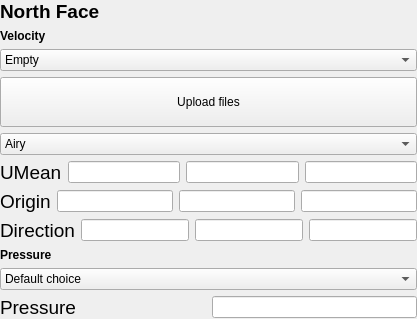
             <widget class="QWidget" name="Pg1_HB_North">
              <layout class="QVBoxLayout" name="verticalLayout_33">
               <property name="leftMargin">
                <number>0</number>
               </property>
               <property name="topMargin">
                <number>0</number>
               </property>
               <property name="rightMargin">
                <number>0</number>
               </property>
               <property name="bottomMargin">
                <number>0</number>
               </property>
               <item>
                <widget class="QLabel" name="Lbl_HB_North">
                 <property name="font">
                  <font>
                   <pointsize>14</pointsize>
                   <weight>75</weight>
                   <bold>true</bold>
                  </font>
                 </property>
                 <property name="text">
                  <string>&lt;html&gt;&lt;head/&gt;&lt;body&gt;&lt;p&gt;North Face&lt;/p&gt;&lt;/body&gt;&lt;/html&gt;</string>
                 </property>
                </widget>
               </item>
               <item>
                <widget class="QLabel" name="Lbl_HB_NorthVelBC">
                 <property name="font">
                  <font>
                   <weight>75</weight>
                   <bold>true</bold>
                  </font>
                 </property>
                 <property name="text">
                  <string>Velocity</string>
                 </property>
                </widget>
               </item>
               <item>
                <widget class="QComboBox" name="Cmb_HB_NorthVelBC">
                 <item>
                  <property name="text">
                   <string>Empty</string>
                  </property>
                 </item>
                 <item>
                  <property name="text">
                   <string>Inlet: Constant velocity</string>
                  </property>
                 </item>
                 <item>
                  <property name="text">
                   <string>Inlet: Wave input</string>
                  </property>
                 </item>
                 <item>
                  <property name="text">
                   <string>Inlet: Time-varying uniform velocity</string>
                  </property>
                 </item>
                 <item>
                  <property name="text">
                   <string>Inlet: Time-varying non-uniform velocity</string>
                  </property>
                 </item>
                 <item>
                  <property name="text">
                   <string>Outlet: Phase-mean velocity</string>
                  </property>
                 </item>
                 <item>
                  <property name="text">
                   <string>Outlet: flowRateOutletVelocity</string>
                  </property>
                 </item>
                 <item>
                  <property name="text">
                   <string>Outlet: inletOutlet</string>
                  </property>
                 </item>
                 <item>
                  <property name="text">
                   <string>Wall: noSlip</string>
                  </property>
                 </item>
                </widget>
               </item>
               <item>
                <widget class="QPushButton" name="Btn_HB_NorthUploadFile">
                 <property name="text">
                  <string>
Upload files
</string>
                 </property>
                </widget>
               </item>
               <item>
                <widget class="QComboBox" name="Cmb_HB_NorthWaveType">
                 <item>
                  <property name="text">
                   <string>Airy</string>
                  </property>
                 </item>
                 <item>
                  <property name="text">
                   <string>Stokes2</string>
                  </property>
                 </item>
                 <item>
                  <property name="text">
                   <string>Stokes5</string>
                  </property>
                 </item>
                 <item>
                  <property name="text">
                   <string>Solitary</string>
                  </property>
                 </item>
                 <item>
                  <property name="text">
                   <string>Custom</string>
                  </property>
                 </item>
                </widget>
               </item>
               <item>
                <layout class="QHBoxLayout" name="HLY_HB_NorthU">
                 <item>
                  <widget class="QLabel" name="Lbl_HB_NorthU">
                   <property name="font">
                    <font>
                     <pointsize>14</pointsize>
                    </font>
                   </property>
                   <property name="text">
                    <string>UMean</string>
                   </property>
                  </widget>
                 </item>
                 <item>
                  <widget class="QLineEdit" name="Led_HB_NorthUx"/>
                 </item>
                 <item>
                  <widget class="QLineEdit" name="Led_HB_Northy"/>
                 </item>
                 <item>
                  <widget class="QLineEdit" name="Led_HB_NorthUz"/>
                 </item>
                </layout>
               </item>
               <item>
                <layout class="QHBoxLayout" name="HLY_HB_NorthOrigin">
                 <item>
                  <widget class="QLabel" name="Lbl_HB_NorthOrigin">
                   <property name="font">
                    <font>
                     <pointsize>14</pointsize>
                    </font>
                   </property>
                   <property name="text">
                    <string>Origin</string>
                   </property>
                  </widget>
                 </item>
                 <item>
                  <widget class="QLineEdit" name="Led_HB_NorthOriginX"/>
                 </item>
                 <item>
                  <widget class="QLineEdit" name="Led_HB_NorthOriginY"/>
                 </item>
                 <item>
                  <widget class="QLineEdit" name="Led_HB_NorthOriginZ"/>
                 </item>
                </layout>
               </item>
               <item>
                <layout class="QHBoxLayout" name="HLY_HB_NorthVec">
                 <item>
                  <widget class="QLabel" name="Lbl_HB_NorthVec">
                   <property name="font">
                    <font>
                     <pointsize>14</pointsize>
                    </font>
                   </property>
                   <property name="text">
                    <string>Direction</string>
                   </property>
                  </widget>
                 </item>
                 <item>
                  <widget class="QLineEdit" name="Led_HB_NorthVecX"/>
                 </item>
                 <item>
                  <widget class="QLineEdit" name="Led_HB_NorthVecY"/>
                 </item>
                 <item>
                  <widget class="QLineEdit" name="Led_HB_NorthVecZ"/>
                 </item>
                </layout>
               </item>
               <item>
                <widget class="QLabel" name="Lbl_HB_NorthPresBC">
                 <property name="font">
                  <font>
                   <weight>75</weight>
                   <bold>true</bold>
                  </font>
                 </property>
                 <property name="text">
                  <string>Pressure</string>
                 </property>
                </widget>
               </item>
               <item>
                <widget class="QComboBox" name="Cmb_HB_NorthPresBC">
                 <item>
                  <property name="text">
                   <string>Default choice</string>
                  </property>
                 </item>
                 <item>
                  <property name="text">
                   <string>Inlet / Outlet / Wall: Zero gradient</string>
                  </property>
                 </item>
                 <item>
                  <property name="text">
                   <string>Inlet: Calculated pressure</string>
                  </property>
                 </item>
                 <item>
                  <property name="text">
                   <string>Outlet: Total pressure</string>
                  </property>
                 </item>
                 <item>
                  <property name="text">
                   <string>Wall: Fixed flux</string>
                  </property>
                 </item>
                </widget>
               </item>
               <item>
                <layout class="QHBoxLayout" name="HLY_HB_NorthPres" stretch="1,1">
                 <item>
                  <widget class="QLabel" name="Lbl_HB_NorthPres">
                   <property name="font">
                    <font>
                     <pointsize>14</pointsize>
                    </font>
                   </property>
                   <property name="text">
                    <string>Pressure</string>
                   </property>
                  </widget>
                 </item>
                 <item>
                  <widget class="QLineEdit" name="Led_HB_NorthPres"/>
                 </item>
                </layout>
               </item>
              </layout>
             </widget>
